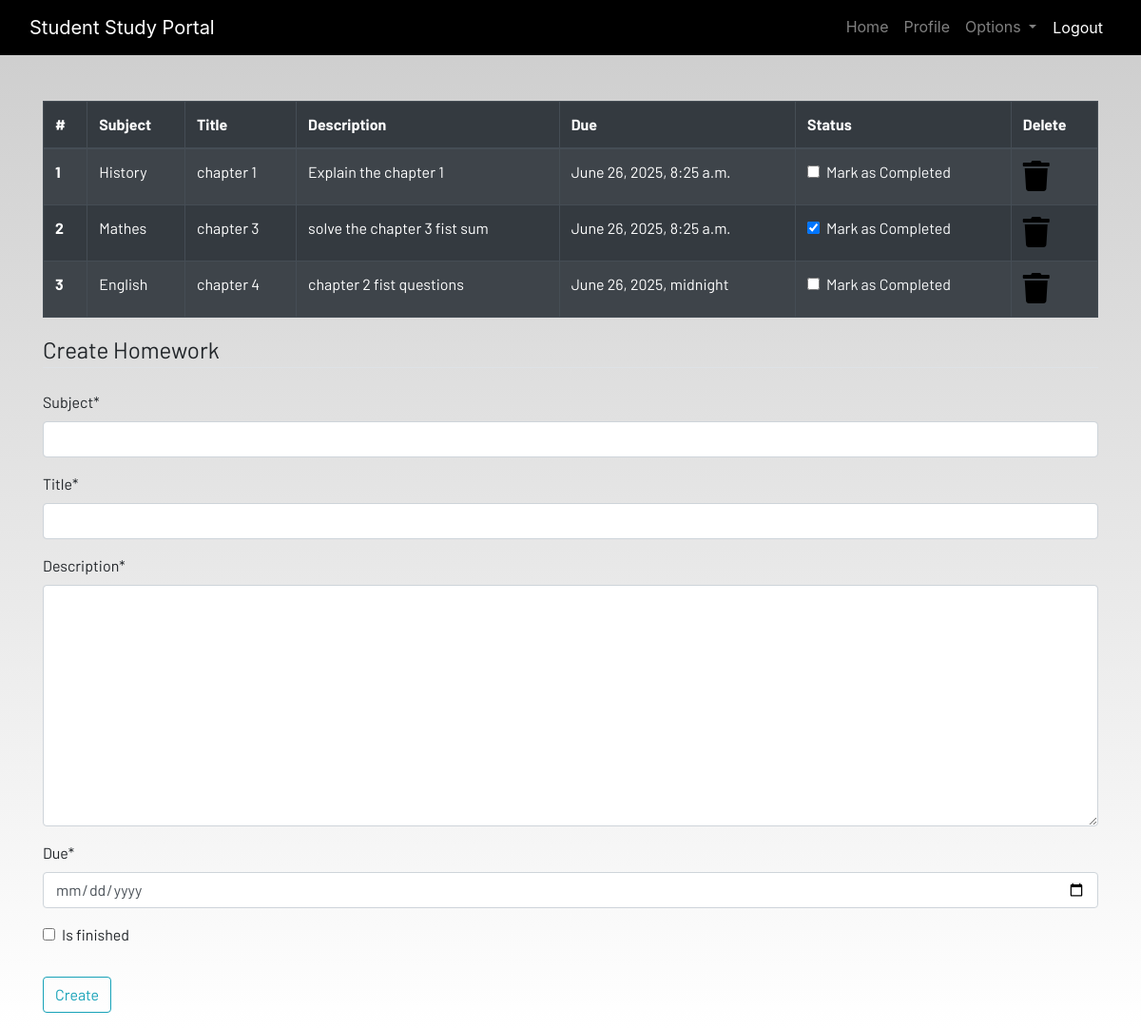
Screenshot of /homework/ (signed in) with the database file from the repository.
### dashboard/models.py (models this page shows, shortened)
class Homework(models.Model):
    user = models.ForeignKey(User,on_delete= models.CASCADE)
    subject = models.CharField(max_length=200)
    title = models.CharField(max_length=50)
    description = models.TextField()
    due = models.DateTimeField()
    is_finished = models.BooleanField(default=False)

### dashboard/views.py (the view)
# urls.py: path('homework/', views.homework, name='homework'),
@login_required
def homework(request):
    form = HomeworkForm()
    if request.method == 'POST':
        form = HomeworkForm(request.POST)
        if form.is_valid():
            homework = form.save(commit=False)
            homework.user = request.user
            homework.save()
            messages.success(request, "Homework Added Successfully!")
            return redirect('homework')
    else:
        form = HomeworkForm()
    homeworks = Homework.objects.filter(user=request.user)
    homework_done = len(homeworks) == 0
    context = {
        'form': form,
        'homeworks': homeworks,
        'homework_done': homework_done,
    }
    return render(request, 'dashboard/homework.html', context)

### dashboard/forms.py
class HomeworkForm(forms.ModelForm):
    input_type = 'date'
    class Meta:
        model = Homework
        fields = ['subject', 'title', 'description', 'due', 'is_finished' ]
        widgets = {
            'due': forms.DateInput(
                attrs={
                    'type': 'date',  # Only date picker
                    'class': 'form-control'
                },
                format='%Y-%m-%d'
            )
        }

### dashboard/templates/dashboard/homework.html (shortened to what this page needs)
{% extends 'dashboard/base.html' %}
{% load static %}
{% load crispy_forms_tags %}
{% block content %}
<div class="container">
    {% if not homework_done %}
    <table class="table table-striped table-bordered table-hover table-dark">
        <thead>
            <tr>
                <th scope="col">#</th>
                <th scope="col">Subject</th>
                <th scope="col">Title</th>
                <th scope="col">Description</th>
                <th scope="col">Due</th>
                <th scope="col">Status</th>
                <th scope="col">Delete</th>
            </tr>
        </thead>
        <tbody>
            {% for homework in homeworks %}
            <tr>
                <th scope="row">{{ forloop.counter }}</th>
                <td>{{ homework.subject }}</td>
                <td>{{ homework.title }}</td>
                <td>{{ homework.description }}</td>
                <td>{{ homework.due }}</td>
                <td>
                    <a href="{% url 'update-homework' homework.id %}">
                        <div class="form-check">
                            {% if homework.is_finished %}
                            <input class="form-check-input" type="checkbox" value="" checked >
                            {% else %}
                            <input class="form-check-input" type="checkbox" value="">
                            {% endif %}
                            <label class="form-check-label text-light" for="flexCheckDefault">
                                Mark as Completed
                            </label>
                        </div>
                    </a>
                </td>
                <td><a href="{% url 'delete-homework' homework.id %}"><i class="fa fa-trash fa-2x"></i></a></td>
            </tr>
            {% endfor %}
        </tbody>
    </table>
    {% else %}
    <h4>All homeworks are completed!! Create to have more!!</h4>
    {% endif %}
</div>
<div class="container">
    <form method="POST">
        <fieldset class="form-group">
            <legend class="border-bottom mb-4">Create Homework</legend>
            {{ form|crispy }}
        </fieldset>
        <div class="form-group">
            <button href="" class="btn btn-outline-info" type="submit">
                Create
            </button>
        </div>
    </form>
</div>
{% endblock content %}

### dashboard/templates/dashboard/base.html (shortened to what this page needs)
<!DOCTYPE html>
{% load static %}
<html lang="en">
<head>
  <link rel="stylesheet" href="https://stackpath.bootstrapcdn.com/bootstrap/4.3.1/css/bootstrap.min.css"
 />
  <link rel="stylesheet" href="https://use.fontawesome.com/releases/v5.7.2/css/all.css"
 />
  <link rel="stylesheet" href="{% static 'css/main.css' %}" />
</head>
<body>
  <header>
    <nav class="navbar navbar-expand-lg navbar-dark bg-dark">
      <div class="container-fluid">
        <a class="navbar-brand" href="{% url 'home' %}">Student Study Portal</a>
        <div class="collapse navbar-collapse justify-content-end" id="navbarSupportedContent">
          <ul class="navbar-nav mb-2 mb-lg-0">
            <li class="nav-item">
              <a class="nav-link" href="{% url 'home' %}">Home</a>
            </li>
            {% if user.is_authenticated %}
            <li class="nav-item">
              <a class="nav-link" href="{% url 'profile' %}">Profile</a>
            </li>
            <li class="nav-item dropdown">
              <a class="nav-link dropdown-toggle" href="#" id="navbarDropdown" role="button" data-toggle="dropdown"
                aria-haspopup="true" aria-expanded="false">
                Options
              </a>
            </li>
            <form method="POST" action="{% url 'logout' %}" style="display: inline;">
              <button type="submit" class="nav-link btn btn-link" style="color: white; text-decoration: none;">
                Logout
              </button>
            </form>
            {% endif %}
          </ul>
        </div>
      </div>
    </nav>
  </header>
  <br /><br />
  <main>
    {% block content %}
    {% endblock content %}
  </main>
</body>
</html>

### studentstudyportal/static/css/main.css (style rules this page uses)
html { scroll-behavior: smooth; height: 100%; width: 100%; }
main { font-family: Barlow, Quicksand, Rubik, sans-serif, serif, 'Times New Roman', Times, serif !important; }
.navbar { background-color: rgb(0, 0, 0) !important; }
a { text-decoration: none !important; color: black; }
html, body { max-width: 100%; overflow-x: hidden; height: 100%; width: 100%; }
body { background: linear-gradient(rgba(0, 0, 0, 0.2), rgba(255, 255, 255, 0.5)); overflow-x: hidden; background-repeat: no-repeat; }
.fa { color: black; }

### rows the page displays
Homework: subject "History", title "chapter 1", description "Explain the chapter 1", due "June 26, 2025, 8:25 a.m."
Homework: subject "Mathes", title "chapter 3", description "solve the chapter 3 fist sum", due "June 26, 2025, 8:25 a.m."
Homework: subject "English", title "chapter 4", description "chapter 2 fist questions", due "June 26, 2025, midnight"
